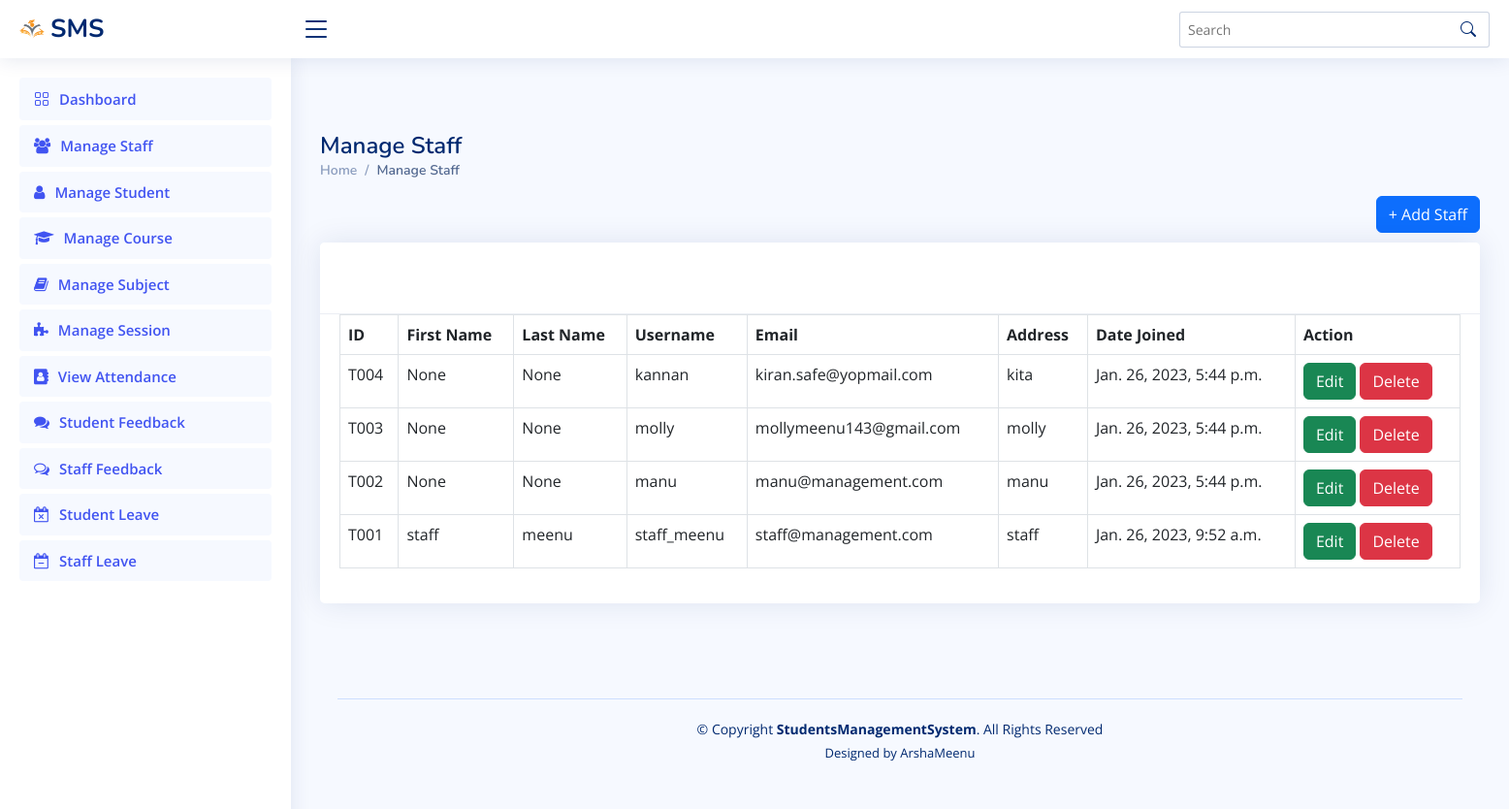
The app's page /admin-manage-staff/, older data.
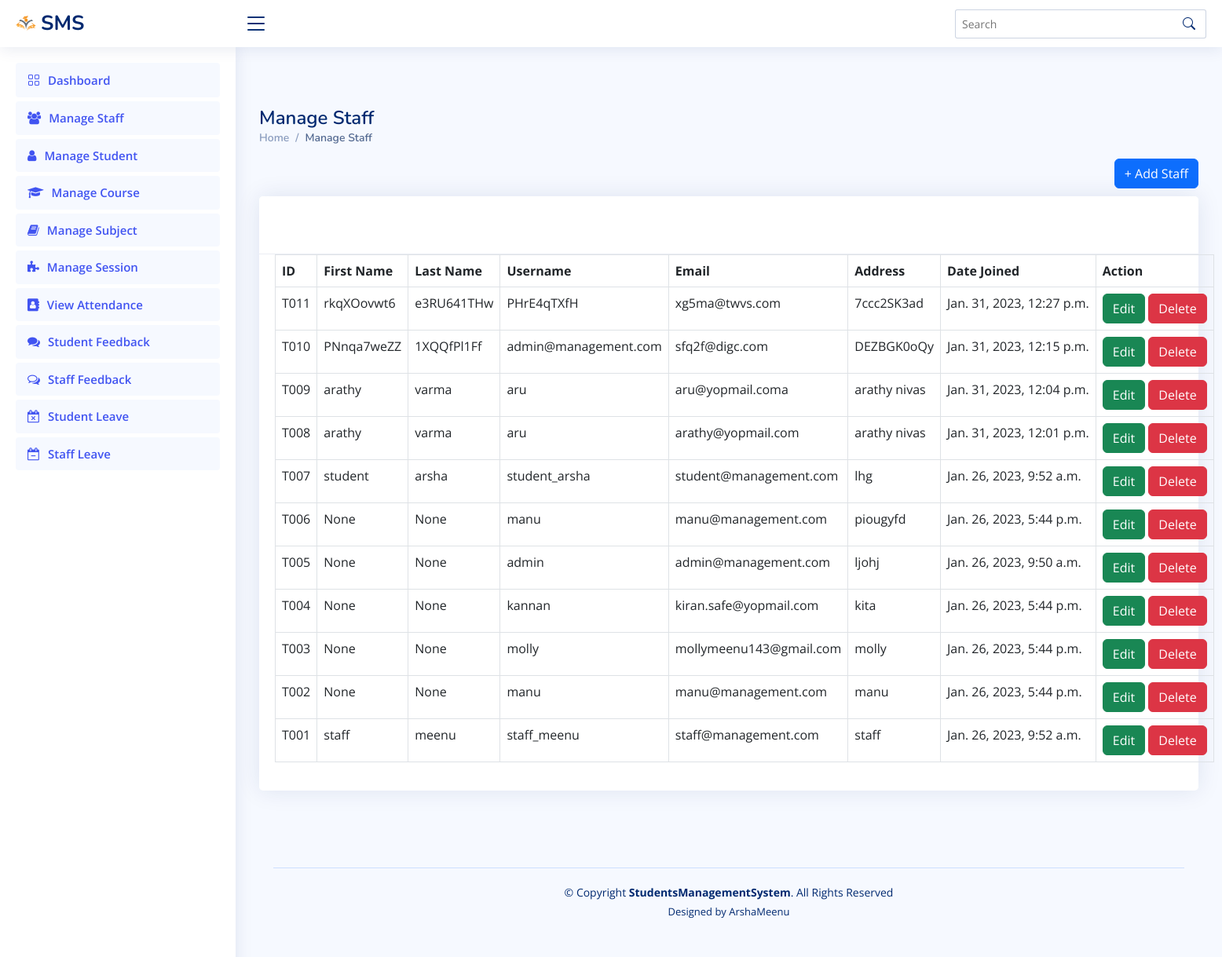
The same page, newer data.
### apps/management/models.py (models this page shows, shortened)
class StaffDetails(models.Model):
    staff_id = models.CharField(_("staff_id"), max_length=200, unique=True, blank=True)
    user = models.ForeignKey(User,on_delete=models.CASCADE)
    address = models.TextField()
    profile_pic = models.FileField(upload_to='staff_profile', null=True, verbose_name='staff profile',
                                   validators=[FileExtensionValidator(['svg', 'jpg', 'jpeg', 'png', 'webp'])])
    created_at = models.DateTimeField(_('Created'), auto_now_add=True)
    updated_at = models.DateTimeField(_('Updated'), auto_now=True)
    class Meta:
        verbose_name = 'Staff'

class User(AbstractBaseUser,PermissionsMixin):
    username = models.CharField(_('Username'),max_length=50, blank=True,null=True)
    email =  models.EmailField(_('Email address'),unique=True, blank=True,null=True)
    mobile_number = PhoneNumberField(null=True, blank=True, unique=True)
    first_name = models.CharField(_('First Name'), max_length=30, blank=True,null=True)
    last_name = models.CharField(_('last name'), max_length=30, blank=True,null=True)
    date_joined = models.DateTimeField(_('date joined'), auto_now_add=True, blank=True,null=True)
    is_active = models.BooleanField(_('active'), default=True)
    is_staff = models.BooleanField(_('is_staff'), default=False)
    is_superuser = models.BooleanField(_('is_superuser'), default=False)
    objects = UserManager()
    USERNAME_FIELD = 'email'
    REQUIRED_FIELDS = ['username']
    class Meta:
        verbose_name = _('User')
        verbose_name_plural = _('Users')

### apps/management/views.py (the view)
# urls.py: path('admin-manage-staff/', views.ManageStaffView.as_view(), name='admin-manage-staff'),
class ManageStaffView(View):
    template_name = 'hod/manage_staff.html'
    def get(self, request):
        staff =StaffDetails.objects.all().order_by('-staff_id')
        context = {
            'staff_data':staff
        }
        return render(request, self.template_name,context=context)

### students_management/templates/hod/manage_staff.html (shortened to what this page needs)
{% extends 'common/base.html' %}
{% load static %}
{% block content %}
<main id="main" class="main">
    <div class="pagetitle">
        <h1>Manage Staff</h1>
        <nav>
            <ol class="breadcrumb">
                <li class="breadcrumb-item"><a href="index.html">Home</a></li>
                <li class="breadcrumb-item active">Manage Staff {{ page_title }}</li>
            </ol>
        </nav>
    </div>
    <section class="section dashboard">
        <a class="btn btn-primary" href="{% url 'create-staff' %}" style="float:right" role="button">+ Add Staff</a> <br/>&nbsp;
        <div class="row">
            <div class="col-lg-12">
                <div class="row">
                    <div class="col-md-12">
                        <div class="card">
                            <div class="card-header">
                                <h3 class="card-title">{{page_title}}</h3>
                            </div>
                            <div class="card-body">
                                <table class="table table-hover text-nowrap table-bordered">
                            <thead>
                                <tr>
                                <th>ID</th>
                                <th>First Name</th>
                                <th>Last Name</th>
                                <th>Username</th>
                                <th>Email</th>
                                <th>Address</th>
                                <th>Date Joined</th>
                                <th>Action</th>
                                </tr>
                            </thead>
                            <tbody>
                                {% for staff in staff_data %}
                                <tr>
                                <td>{{ staff.staff_id }}</td>
                                <td>{{ staff.user.first_name }}</td>
                                <td>{{ staff.user.last_name }}</td>
                                <td>{{ staff.user.username }}</td>
                                <td>{{ staff.user.email }}</td>
                                <td>{{ staff.address }}</td>
                                <td>{{ staff.user.date_joined }}</td>
                                <td>
                                    <a href="{% url 'update-staff' staff.id %}" class="btn btn-success">Edit</a>
                                    <a href="{% url 'delete-staff' staff.id %}" class="btn btn-danger">Delete</a>
                                </td>
                                </tr>
                                {% endfor %}
                            </tbody>
                            </table>
                            </div>
                        </div>
                    </div>
                </div>
            </div>
        </div>
    </section>
</main>
{% endblock content %}

### students_management/templates/common/base.html (shortened to what this page needs)
{% load static %}
<!DOCTYPE html>
<html lang="en">
<head>
    <link href="{% static 'management/vendor/bootstrap/css/bootstrap.min.css' %}" rel="stylesheet">
    <link href="{% static 'management/vendor/bootstrap-icons/bootstrap-icons.css' %}" rel="stylesheet">
    <link href="{% static 'management/vendor/boxicons/css/boxicons.min.css' %}" rel="stylesheet">
    <link href="{% static 'management/vendor/quill/quill.snow.css' %}" rel="stylesheet">
    <link href="{% static 'management/vendor/quill/quill.bubble.css' %}" rel="stylesheet">
    <link href="{% static 'management/vendor/remixicon/remixicon.css' %}" rel="stylesheet">
    <link href="{% static 'management/vendor/simple-datatables/style.css' %}" rel="stylesheet">
    <link href="{% static 'management/css/style.css' %}" rel="stylesheet">
    <link rel="stylesheet" href="https://cdnjs.cloudflare.com/ajax/libs/font-awesome/4.7.0/css/font-awesome.min.css">
</head>
<body>
<header id="header" class="header fixed-top d-flex align-items-center">
    <div class="d-flex align-items-center justify-content-between">
        <a href="index.html" class="logo d-flex align-items-center">
            <img src="{% static 'management/img/main_icon.png' %}" alt="img">
            <span class="d-none d-lg-block">SMS</span>
        </a>
        <i class="bi bi-list toggle-sidebar-btn"></i>
    </div>
    <div class="search-bar" >
    </div>
    <div class="search-bar" >
        <form class="search-form d-flex align-items-center" method="POST" action="#">
            <input type="text" name="query" placeholder="Search" title="Enter search keyword">
            <button type="submit" title="Search"><i class="bi bi-search"></i></button>
        </form>
    </div>
</header>
<section class="content p-3 text-center">
</section>
{% include "common/sidebar.html" %}
{% block content %}{% endblock content %}
<div class="p-5">
    <footer id="footer" class="footer">
        <div class="copyright">
            &copy; Copyright <strong><span>StudentsManagementSystem</span></strong>. All Rights Reserved
        </div>
        <div class="credits">
            Designed by <span href="#">ArshaMeenu</span>
        </div>
    </footer>
</div>
</body>
</html>

### students_management/templates/common/sidebar.html
{% load static %}
<aside id="sidebar" class="sidebar">
    <ul class="sidebar-nav" id="sidebar-nav">
        <li class="nav-item">
            <a class="nav-link " href="{% url 'admin-dashboard' %}">
                <i class="bi bi-grid"></i>
                <span>Dashboard</span>
            </a>
        </li>
        <li class="nav-item">
            <a class="nav-link " href="{% url 'admin-manage-staff' %}">
                <i class="fa fa-users" aria-hidden="true"></i>
                <span>Manage Staff</span>
            </a>
        </li>
        <li class="nav-item">
            <a class="nav-link " href="">
                <i class="fa fa-user" aria-hidden="true"></i>
                <span>Manage Student</span>
            </a>
        </li>
        <li class="nav-item">
            <a class="nav-link " href="">
                <i class="fa fa-graduation-cap" aria-hidden="true"></i>
                <span>Manage Course</span>
            </a>
        </li>
        <li class="nav-item">
            <a class="nav-link " href="">
                <i class="fa fa-book" aria-hidden="true"></i>
                <span>Manage Subject</span>
            </a>
        </li>
        <li class="nav-item">
            <a class="nav-link " href="">
                <i class="fa fa-puzzle-piece" aria-hidden="true"></i>
                <span>Manage Session</span>
            </a>
        </li>
        <li class="nav-item">
            <a class="nav-link " href="">
                <i class="fa fa-address-book" aria-hidden="true"></i>
                <span>View Attendance</span>
            </a>
        </li>
        <li class="nav-item">
            <a class="nav-link " href="">
                <i class="fa fa-comments" aria-hidden="true"></i>
                <span>Student Feedback</span>
            </a>
        </li>
        <li class="nav-item">
            <a class="nav-link " href="">
                <i class="fa fa-comments-o" aria-hidden="true"></i>
                <span>Staff Feedback</span>
            </a>
        </li>
        <li class="nav-item">
            <a class="nav-link " href="">
                <i class="fa fa-calendar-times-o" aria-hidden="true"></i>
                <span>Student Leave</span>
            </a>
        </li>
        <li class="nav-item">
            <a class="nav-link " href="">
                <i class="fa fa-calendar-minus-o" aria-hidden="true"></i>
                <span>Staff Leave</span>
            </a>
        </li>
    </ul>
</aside>

### students_management/static/management/css/style.css (style rules this page uses)
:root { scroll-behavior: smooth; }
body { font-family: "Open Sans", sans-serif; background: #f6f9ff; color: #444444; }
a { color: #4154f1; text-decoration: none; }
h1, h2, h3, h4, h5, h6 { font-family: "Nunito", sans-serif; }
#main { margin-top: 60px; padding: 20px 30px; transition: all 0.3s; }
.pagetitle { margin-bottom: 10px; }
.pagetitle h1 { font-size: 24px; margin-bottom: 0; font-weight: 600; color: #012970; }
.card { margin-bottom: 30px; border: none; border-radius: 5px; box-shadow: 0px 0 30px rgba(1, 41, 112, 0.1); }
.card-header, .card-footer { border-color: #ebeef4; background-color: #fff; color: #798eb3; padding: 15px; }
.card-title { padding: 20px 0 15px 0; font-size: 18px; font-weight: 500; color: #012970; font-family: "Poppins", sans-serif; }
.card-body { padding: 0 20px 20px 20px; }
.breadcrumb { font-size: 14px; font-family: "Nunito", sans-serif; color: #899bbd; font-weight: 600; }
.breadcrumb a { color: #899bbd; transition: 0.3s; }
.breadcrumb .breadcrumb-item::before { color: #899bbd; }
.breadcrumb .active { color: #51678f; font-weight: 600; }
.logo { line-height: 1; }
@media (min-width: 1200px) { .logo { width: 280px; } }
.logo img { max-height: 26px; margin-right: 6px; }
.logo span { font-size: 26px; font-weight: 700; color: #012970; font-family: "Nunito", sans-serif; }
.header { transition: all 0.5s; z-index: 997; height: 60px; box-shadow: 0px 2px 20px rgba(1, 41, 112, 0.1); background-color: #fff; padding-left: 20px; }
.header .toggle-sidebar-btn { font-size: 32px; padding-left: 10px; cursor: pointer; color: #012970; }
.header .search-bar { min-width: 360px; padding: 0 20px; }
.header .search-form { width: 100%; }
.header .search-form input { border: 0; font-size: 14px; color: #012970; border: 1px solid rgba(1, 41, 112, 0.2); padding: 7px 38px 7px 8px; border-radius: 3px; transition: 0.3s; width: 100%; }
.header .search-form button { border: 0; padding: 0; margin-left: -30px; background: none; }
.header .search-form button i { color: #012970; }
.sidebar { position: fixed; top: 60px; left: 0; bottom: 0; width: 300px; z-index: 996; transition: all 0.3s; padding: 20px; overflow-y: auto; scrollbar-width: thin; scrollbar-color: #aab7cf transparent; box-shadow: 0px 0px 20px rgba(1, 41, 112, 0.1); background-color: #fff; }
@media (min-width: 1200px) { #main, #footer { margin-left: 300px; } }
.sidebar-nav { padding: 0; margin: 0; list-style: none; }
.sidebar-nav li { padding: 0; margin: 0; list-style: none; }
.sidebar-nav .nav-item { margin-bottom: 5px; }
.sidebar-nav .nav-link { display: flex; align-items: center; font-size: 15px; font-weight: 600; color: #4154f1; transition: 0.3; background: #f6f9ff; padding: 10px 15px; border-radius: 4px; }
.sidebar-nav .nav-link i { font-size: 16px; margin-right: 10px; color: #4154f1; }
.footer { padding: 20px 0; font-size: 14px; transition: all 0.3s; border-top: 1px solid #cddfff; }
.footer .copyright { text-align: center; color: #012970; }
.footer .credits { padding-top: 5px; text-align: center; font-size: 13px; color: #012970; }

Row changes from the older to the newer data that the page shows:
added StaffDetails: staff_id "T011", user.first_name "rkqXOovwt6", user.last_name "e3RU641THw", user.username "PHrE4qTXfH", user.email "xg5ma@twvs.com", address "7ccc2SK3ad", user.date_joined "Jan. 31, 2023, 12:27 p.m."
added StaffDetails: staff_id "T010", user.first_name "PNnqa7weZZ", user.last_name "1XQQfPl1Ff", user.username "admin@management.com", user.email "sfq2f@digc.com", address "DEZBGK0oQy", user.date_joined "Jan. 31, 2023, 12:15 p.m."
added StaffDetails: staff_id "T009", user.first_name "arathy", user.last_name "varma", user.username "aru", user.email "aru@yopmail.coma", address "arathy nivas", user.date_joined "Jan. 31, 2023, 12:04 p.m."
added StaffDetails: staff_id "T008", user.first_name "arathy", user.last_name "varma", user.username "aru", user.email "arathy@yopmail.com", address "arathy nivas", user.date_joined "Jan. 31, 2023, 12:01 p.m."
added StaffDetails: staff_id "T007", user.first_name "student", user.last_name "arsha", user.username "student_arsha", user.email "student@management.com", address "lhg", user.date_joined "Jan. 26, 2023, 9:52 a.m."
added StaffDetails: staff_id "T006", user.first_name "None", user.last_name "None", user.username "manu", user.email "manu@management.com", address "piougyfd", user.date_joined "Jan. 26, 2023, 5:44 p.m."
added StaffDetails: staff_id "T005", user.first_name "None", user.last_name "None", user.username "admin", user.email "admin@management.com", address "ljohj", user.date_joined "Jan. 26, 2023, 9:50 a.m."
